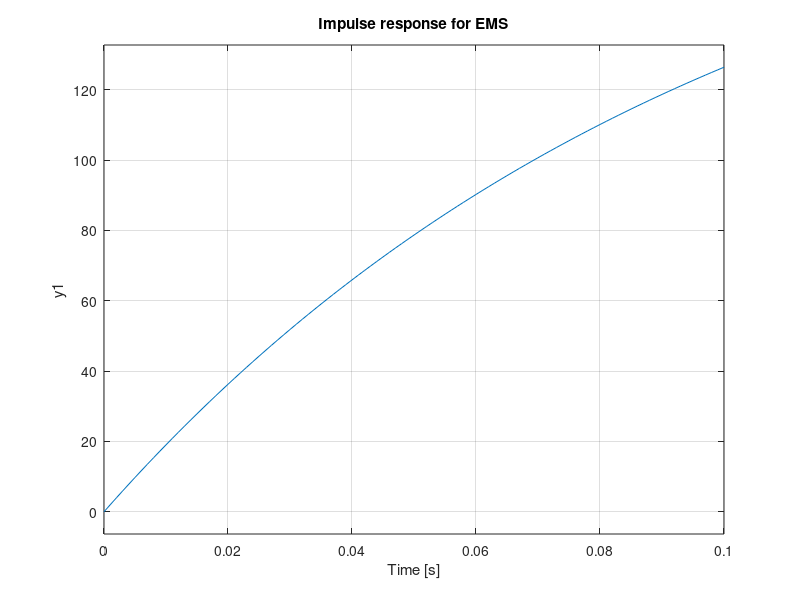
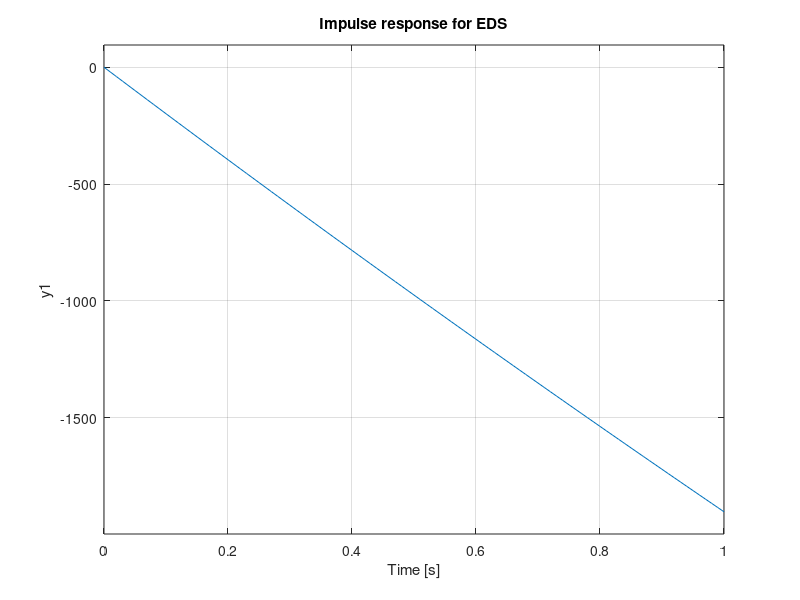

These charts were generated, in order, by the following MATLAB code:

z0 = 1e-2;
i0 = 100;
m = 1e4;
k = 1e-3;
g = 10;

num_EMS = 2*k*(i0^2/z0^3)-2*k*(i0/z0^2);
den_EMS = [m, k*(i0^2/z0^2), 0];
G_EMS = tf(num_EMS, den_EMS);


num_EDS = -2*k*(i0^2/z0^3)+2*k*(i0/z0^2);
den_EDS = [m, k*(i0/z0^2), 0];
G_EDS = tf(num_EDS, den_EDS);


figure;
impulse(G_EMS, 0.1);
title('Impulse response for EMS');


figure;
impulse(G_EDS, 1);
title('Impulse response for EDS');